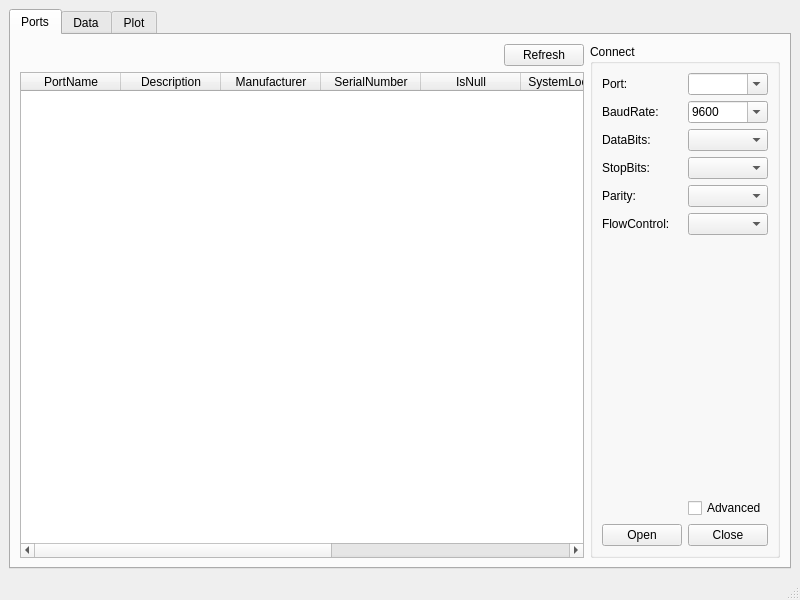
<?xml version="1.0" encoding="UTF-8"?>
<ui version="4.0">
 <class>MainWindow</class>
 <widget class="QMainWindow" name="MainWindow">
  <property name="geometry">
   <rect>
    <x>0</x>
    <y>0</y>
    <width>800</width>
    <height>600</height>
   </rect>
  </property>
  <property name="windowTitle">
   <string>SerialTest</string>
  </property>
  <widget class="QWidget" name="centralwidget">
   <layout class="QVBoxLayout" name="verticalLayout">
    <item>
     <widget class="QTabWidget" name="funcTab">
      <property name="currentIndex">
       <number>0</number>
      </property>
      <widget class="QWidget" name="portsTab">
       <attribute name="title">
        <string>Ports</string>
       </attribute>
       <layout class="QHBoxLayout" name="horizontalLayout_2">
        <item>
         <layout class="QVBoxLayout" name="verticalLayout_2">
          <item>
           <layout class="QHBoxLayout" name="horizontalLayout">
            <item>
             <spacer name="horizontalSpacer">
              <property name="orientation">
               <enum>Qt::Horizontal</enum>
              </property>
              <property name="sizeHint" stdset="0">
               <size>
                <width>40</width>
                <height>20</height>
               </size>
              </property>
             </spacer>
            </item>
            <item>
             <widget class="QPushButton" name="refreshPortsButton">
              <property name="text">
               <string>Refresh</string>
              </property>
             </widget>
            </item>
           </layout>
          </item>
          <item>
           <widget class="QTableWidget" name="portTable">
            <property name="editTriggers">
             <set>QAbstractItemView::NoEditTriggers</set>
            </property>
            <property name="selectionBehavior">
             <enum>QAbstractItemView::SelectRows</enum>
            </property>
            <column>
             <property name="text">
              <string>PortName</string>
             </property>
            </column>
            <column>
             <property name="text">
              <string>Description</string>
             </property>
            </column>
            <column>
             <property name="text">
              <string>Manufacturer</string>
             </property>
            </column>
            <column>
             <property name="text">
              <string>SerialNumber</string>
             </property>
            </column>
            <column>
             <property name="text">
              <string>IsNull</string>
             </property>
            </column>
            <column>
             <property name="text">
              <string>SystemLocation</string>
             </property>
            </column>
            <column>
             <property name="text">
              <string>VendorID</string>
             </property>
            </column>
            <column>
             <property name="text">
              <string>ProductID</string>
             </property>
            </column>
            <column>
             <property name="text">
              <string>BaudRates</string>
             </property>
            </column>
           </widget>
          </item>
         </layout>
        </item>
        <item>
         <widget class="QGroupBox" name="groupBox">
          <property name="title">
           <string>Connect</string>
          </property>
          <layout class="QGridLayout" name="gridLayout">
           <item row="8" column="0">
            <widget class="QPushButton" name="openButton">
             <property name="text">
              <string>Open</string>
             </property>
             <property name="checked">
              <bool>false</bool>
             </property>
            </widget>
           </item>
           <item row="0" column="0">
            <widget class="QLabel" name="label">
             <property name="text">
              <string>Port:</string>
             </property>
            </widget>
           </item>
           <item row="2" column="0">
            <widget class="QLabel" name="dataBitsLabel">
             <property name="text">
              <string>DataBits:</string>
             </property>
            </widget>
           </item>
           <item row="3" column="0">
            <widget class="QLabel" name="stopBitsLabel">
             <property name="text">
              <string>StopBits:</string>
             </property>
            </widget>
           </item>
           <item row="1" column="0">
            <widget class="QLabel" name="label_2">
             <property name="text">
              <string>BaudRate:</string>
             </property>
            </widget>
           </item>
           <item row="5" column="1">
            <widget class="QComboBox" name="flowControlBox"/>
           </item>
           <item row="4" column="0">
            <widget class="QLabel" name="parityLabel">
             <property name="text">
              <string>Parity:</string>
             </property>
            </widget>
           </item>
           <item row="6" column="0">
            <spacer name="verticalSpacer">
             <property name="orientation">
              <enum>Qt::Vertical</enum>
             </property>
             <property name="sizeHint" stdset="0">
              <size>
               <width>20</width>
               <height>40</height>
              </size>
             </property>
            </spacer>
           </item>
           <item row="4" column="1">
            <widget class="QComboBox" name="parityBox"/>
           </item>
           <item row="0" column="1">
            <widget class="QComboBox" name="portBox">
             <property name="editable">
              <bool>true</bool>
             </property>
            </widget>
           </item>
           <item row="5" column="0">
            <widget class="QLabel" name="flowControlLabel">
             <property name="text">
              <string>FlowControl:</string>
             </property>
            </widget>
           </item>
           <item row="1" column="1">
            <widget class="QComboBox" name="baudRateBox">
             <property name="editable">
              <bool>true</bool>
             </property>
             <property name="currentIndex">
              <number>3</number>
             </property>
             <item>
              <property name="text">
               <string>1200</string>
              </property>
             </item>
             <item>
              <property name="text">
               <string>2400</string>
              </property>
             </item>
             <item>
              <property name="text">
               <string>4800</string>
              </property>
             </item>
             <item>
              <property name="text">
               <string>9600</string>
              </property>
             </item>
             <item>
              <property name="text">
               <string>19200</string>
              </property>
             </item>
             <item>
              <property name="text">
               <string>38400</string>
              </property>
             </item>
             <item>
              <property name="text">
               <string>57600</string>
              </property>
             </item>
             <item>
              <property name="text">
               <string>115200</string>
              </property>
             </item>
            </widget>
           </item>
           <item row="2" column="1">
            <widget class="QComboBox" name="dataBitsBox">
             <property name="editable">
              <bool>false</bool>
             </property>
             <property name="currentIndex">
              <number>-1</number>
             </property>
            </widget>
           </item>
           <item row="3" column="1">
            <widget class="QComboBox" name="stopBitsBox">
             <property name="editable">
              <bool>false</bool>
             </property>
            </widget>
           </item>
           <item row="7" column="1">
            <widget class="QCheckBox" name="advancedBox">
             <property name="text">
              <string>Advanced</string>
             </property>
            </widget>
           </item>
           <item row="8" column="1">
            <widget class="QPushButton" name="closeButton">
             <property name="text">
              <string>Close</string>
             </property>
            </widget>
           </item>
          </layout>
         </widget>
        </item>
       </layout>
      </widget>
      <widget class="QWidget" name="dataTab">
       <attribute name="title">
        <string>Data</string>
       </attribute>
       <layout class="QVBoxLayout" name="verticalLayout_7">
        <property name="leftMargin">
         <number>5</number>
        </property>
        <property name="topMargin">
         <number>5</number>
        </property>
        <property name="rightMargin">
         <number>5</number>
        </property>
        <property name="bottomMargin">
         <number>5</number>
        </property>
        <item>
         <widget class="QSplitter" name="dataTabSplitter">
          <property name="styleSheet">
           <string notr="true">QSplitter::handle {
    background-color: #000000;
}</string>
          </property>
          <property name="orientation">
           <enum>Qt::Vertical</enum>
          </property>
          <property name="handleWidth">
           <number>2</number>
          </property>
          <widget class="QWidget" name="verticalLayoutWidget">
           <layout class="QVBoxLayout" name="verticalLayout_3">
            <property name="bottomMargin">
             <number>3</number>
            </property>
            <item>
             <layout class="QHBoxLayout" name="horizontalLayout_4">
              <item>
               <widget class="QLabel" name="label_3">
                <property name="text">
                 <string>Received:</string>
                </property>
               </widget>
              </item>
              <item>
               <widget class="QCheckBox" name="receivedHexBox">
                <property name="text">
                 <string>Hex</string>
                </property>
               </widget>
              </item>
              <item>
               <widget class="QCheckBox" name="receivedLatestBox">
                <property name="text">
                 <string>Follow latest data</string>
                </property>
               </widget>
              </item>
              <item>
               <spacer name="horizontalSpacer_2">
                <property name="orientation">
                 <enum>Qt::Horizontal</enum>
                </property>
                <property name="sizeHint" stdset="0">
                 <size>
                  <width>40</width>
                  <height>20</height>
                 </size>
                </property>
               </spacer>
              </item>
              <item>
               <widget class="QPushButton" name="receivedExportButton">
                <property name="text">
                 <string>Export</string>
                </property>
               </widget>
              </item>
              <item>
               <widget class="QPushButton" name="receivedCopyButton">
                <property name="text">
                 <string>Copy All</string>
                </property>
               </widget>
              </item>
              <item>
               <widget class="QPushButton" name="receivedClearButton">
                <property name="sizePolicy">
                 <sizepolicy hsizetype="Minimum" vsizetype="Minimum">
                  <horstretch>0</horstretch>
                  <verstretch>0</verstretch>
                 </sizepolicy>
                </property>
                <property name="text">
                 <string>Clear</string>
                </property>
               </widget>
              </item>
             </layout>
            </item>
            <item>
             <widget class="QPlainTextEdit" name="receivedEdit">
              <property name="sizePolicy">
               <sizepolicy hsizetype="Expanding" vsizetype="Expanding">
                <horstretch>0</horstretch>
                <verstretch>2</verstretch>
               </sizepolicy>
              </property>
              <property name="verticalScrollBarPolicy">
               <enum>Qt::ScrollBarAlwaysOn</enum>
              </property>
              <property name="readOnly">
               <bool>true</bool>
              </property>
             </widget>
            </item>
           </layout>
          </widget>
          <widget class="QWidget" name="verticalLayoutWidget_2">
           <layout class="QVBoxLayout" name="verticalLayout_6">
            <property name="topMargin">
             <number>3</number>
            </property>
            <item>
             <layout class="QHBoxLayout" name="horizontalLayout_5">
              <item>
               <widget class="QLabel" name="label_4">
                <property name="text">
                 <string>Sended:</string>
                </property>
               </widget>
              </item>
              <item>
               <widget class="QCheckBox" name="sendedHexBox">
                <property name="text">
                 <string>Hex</string>
                </property>
               </widget>
              </item>
              <item>
               <spacer name="horizontalSpacer_3">
                <property name="orientation">
                 <enum>Qt::Horizontal</enum>
                </property>
                <property name="sizeType">
                 <enum>QSizePolicy::Expanding</enum>
                </property>
                <property name="sizeHint" stdset="0">
                 <size>
                  <width>40</width>
                  <height>20</height>
                 </size>
                </property>
               </spacer>
              </item>
              <item>
               <widget class="QPushButton" name="sendedExportButton">
                <property name="text">
                 <string>Export</string>
                </property>
               </widget>
              </item>
              <item>
               <widget class="QPushButton" name="sendedCopyButton">
                <property name="text">
                 <string>Copy All</string>
                </property>
               </widget>
              </item>
              <item>
               <widget class="QPushButton" name="sendedClearButton">
                <property name="sizePolicy">
                 <sizepolicy hsizetype="Minimum" vsizetype="Minimum">
                  <horstretch>0</horstretch>
                  <verstretch>0</verstretch>
                 </sizepolicy>
                </property>
                <property name="text">
                 <string>Clear</string>
                </property>
               </widget>
              </item>
             </layout>
            </item>
            <item>
             <widget class="QPlainTextEdit" name="sendedEdit">
              <property name="sizePolicy">
               <sizepolicy hsizetype="Expanding" vsizetype="Expanding">
                <horstretch>0</horstretch>
                <verstretch>1</verstretch>
               </sizepolicy>
              </property>
              <property name="verticalScrollBarPolicy">
               <enum>Qt::ScrollBarAlwaysOn</enum>
              </property>
              <property name="readOnly">
               <bool>true</bool>
              </property>
             </widget>
            </item>
           </layout>
          </widget>
         </widget>
        </item>
        <item>
         <layout class="QHBoxLayout" name="horizontalLayout_3">
          <item>
           <widget class="QLineEdit" name="sendEdit">
            <property name="clearButtonEnabled">
             <bool>true</bool>
            </property>
           </widget>
          </item>
          <item>
           <widget class="QPushButton" name="sendButton">
            <property name="text">
             <string>Send</string>
            </property>
           </widget>
          </item>
         </layout>
        </item>
        <item>
         <layout class="QHBoxLayout" name="horizontalLayout_7">
          <item>
           <widget class="QGroupBox" name="groupBox_2">
            <property name="title">
             <string>Suffix</string>
            </property>
            <layout class="QHBoxLayout" name="horizontalLayout_6">
             <property name="spacing">
              <number>5</number>
             </property>
             <property name="topMargin">
              <number>5</number>
             </property>
             <property name="rightMargin">
              <number>5</number>
             </property>
             <property name="bottomMargin">
              <number>5</number>
             </property>
             <item>
              <widget class="QRadioButton" name="suffixNoneButton">
               <property name="text">
                <string>None</string>
               </property>
               <property name="checked">
                <bool>true</bool>
               </property>
              </widget>
             </item>
             <item>
              <widget class="QRadioButton" name="suffixCRLFButton">
               <property name="text">
                <string>\r\n</string>
               </property>
              </widget>
             </item>
             <item>
              <widget class="QRadioButton" name="suffixCharButton">
               <property name="text">
                <string>Char</string>
               </property>
              </widget>
             </item>
             <item>
              <widget class="QLineEdit" name="suffixCharEdit">
               <property name="sizePolicy">
                <sizepolicy hsizetype="Minimum" vsizetype="Fixed">
                 <horstretch>0</horstretch>
                 <verstretch>0</verstretch>
                </sizepolicy>
               </property>
               <property name="maxLength">
                <number>1</number>
               </property>
               <property name="placeholderText">
                <string>a single char</string>
               </property>
              </widget>
             </item>
             <item>
              <widget class="QRadioButton" name="suffixByteButton">
               <property name="text">
                <string>Byte</string>
               </property>
              </widget>
             </item>
             <item>
              <widget class="QLineEdit" name="suffixByteEdit">
               <property name="sizePolicy">
                <sizepolicy hsizetype="Minimum" vsizetype="Fixed">
                 <horstretch>0</horstretch>
                 <verstretch>0</verstretch>
                </sizepolicy>
               </property>
               <property name="maxLength">
                <number>2</number>
               </property>
               <property name="placeholderText">
                <string>a byte in hex</string>
               </property>
              </widget>
             </item>
             <item>
              <spacer name="horizontalSpacer_4">
               <property name="orientation">
                <enum>Qt::Horizontal</enum>
               </property>
               <property name="sizeHint" stdset="0">
                <size>
                 <width>40</width>
                 <height>20</height>
                </size>
               </property>
              </spacer>
             </item>
            </layout>
           </widget>
          </item>
          <item>
           <widget class="QGroupBox" name="groupBox_3">
            <property name="title">
             <string>Repeat</string>
            </property>
            <layout class="QHBoxLayout" name="horizontalLayout_8">
             <item>
              <widget class="QCheckBox" name="repeatBox">
               <property name="text">
                <string>Repeat</string>
               </property>
              </widget>
             </item>
             <item>
              <widget class="QLineEdit" name="repeatDelayEdit">
               <property name="text">
                <string>1000</string>
               </property>
              </widget>
             </item>
             <item>
              <widget class="QLabel" name="label_5">
               <property name="text">
                <string>ms</string>
               </property>
              </widget>
             </item>
            </layout>
           </widget>
          </item>
         </layout>
        </item>
       </layout>
      </widget>
      <widget class="QWidget" name="plotTab">
       <attribute name="title">
        <string>Plot</string>
       </attribute>
       <layout class="QVBoxLayout" name="verticalLayout_5"/>
      </widget>
     </widget>
    </item>
   </layout>
  </widget>
  <widget class="QStatusBar" name="statusBar"/>
 </widget>
 <resources/>
 <connections/>
</ui>
